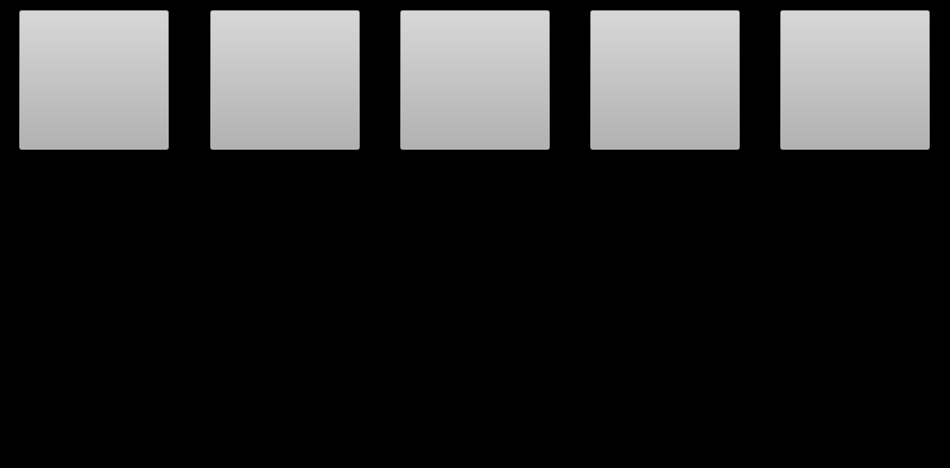
<?xml version="1.0" encoding="UTF-8"?>
<ui version="4.0">
 <class>MainWindow</class>
 <widget class="QMainWindow" name="MainWindow">
  <property name="geometry">
   <rect>
    <x>0</x>
    <y>0</y>
    <width>950</width>
    <height>468</height>
   </rect>
  </property>
  <property name="windowTitle">
   <string>MainWindow</string>
  </property>
  <property name="styleSheet">
   <string notr="true">	 background-color: rgb(0, 0, 0); </string>
  </property>
  <widget class="QWidget" name="centralWidget">
   <widget class="QWidget" name="horizontalLayoutWidget_2">
    <property name="geometry">
     <rect>
      <x>20</x>
      <y>160</y>
      <width>910</width>
      <height>300</height>
     </rect>
    </property>
    <layout class="QHBoxLayout" name="horizontalLayout_2">
     <item>
      <widget class="QStackedWidget" name="stackedWidget">
       <widget class="QWidget" name="page"/>
       <widget class="QWidget" name="page_2"/>
      </widget>
     </item>
    </layout>
   </widget>
   <widget class="QToolButton" name="toolButton">
    <property name="geometry">
     <rect>
      <x>400</x>
      <y>10</y>
      <width>150</width>
      <height>140</height>
     </rect>
    </property>
    <property name="styleSheet">
     <string notr="true">QToolButton{ background-color: rgb(179, 179, 179); }</string>
    </property>
    <property name="text">
     <string/>
    </property>
    <property name="icon">
     <iconset>
      <normaloff>../../../apaul/Pictures/images/play.png</normaloff>../../../apaul/Pictures/images/play.png</iconset>
    </property>
    <property name="iconSize">
     <size>
      <width>128</width>
      <height>128</height>
     </size>
    </property>
   </widget>
   <widget class="QToolButton" name="toolButton_2">
    <property name="geometry">
     <rect>
      <x>2660</x>
      <y>640</y>
      <width>111</width>
      <height>130</height>
     </rect>
    </property>
    <property name="text">
     <string>...</string>
    </property>
   </widget>
   <widget class="QToolButton" name="toolButton_5">
    <property name="geometry">
     <rect>
      <x>19</x>
      <y>10</y>
      <width>150</width>
      <height>140</height>
     </rect>
    </property>
    <property name="font">
     <font>
      <stylestrategy>PreferDefault</stylestrategy>
     </font>
    </property>
    <property name="styleSheet">
     <string notr="true">QToolButton{ background-color: rgb(179, 179, 179); }</string>
    </property>
    <property name="text">
     <string/>
    </property>
    <property name="icon">
     <iconset>
      <normaloff>../../../apaul/Pictures/images/bus.png</normaloff>../../../apaul/Pictures/images/bus.png</iconset>
    </property>
    <property name="iconSize">
     <size>
      <width>128</width>
      <height>128</height>
     </size>
    </property>
    <property name="checkable">
     <bool>false</bool>
    </property>
   </widget>
   <widget class="QToolButton" name="toolButton_6">
    <property name="geometry">
     <rect>
      <x>210</x>
      <y>10</y>
      <width>150</width>
      <height>140</height>
     </rect>
    </property>
    <property name="styleSheet">
     <string notr="true">QToolButton{ background-color: rgb(179, 179, 179); }</string>
    </property>
    <property name="text">
     <string/>
    </property>
    <property name="icon">
     <iconset>
      <normaloff>../../../apaul/Pictures/images/camera.png</normaloff>../../../apaul/Pictures/images/camera.png</iconset>
    </property>
    <property name="iconSize">
     <size>
      <width>128</width>
      <height>128</height>
     </size>
    </property>
   </widget>
   <widget class="QToolButton" name="toolButton_7">
    <property name="geometry">
     <rect>
      <x>590</x>
      <y>10</y>
      <width>150</width>
      <height>140</height>
     </rect>
    </property>
    <property name="styleSheet">
     <string notr="true">QToolButton{ background-color: rgb(179, 179, 179); }</string>
    </property>
    <property name="text">
     <string/>
    </property>
    <property name="icon">
     <iconset>
      <normaloff>../../../apaul/Pictures/images/call.png</normaloff>../../../apaul/Pictures/images/call.png</iconset>
    </property>
    <property name="iconSize">
     <size>
      <width>128</width>
      <height>128</height>
     </size>
    </property>
   </widget>
   <widget class="QToolButton" name="toolButton_8">
    <property name="geometry">
     <rect>
      <x>780</x>
      <y>10</y>
      <width>150</width>
      <height>140</height>
     </rect>
    </property>
    <property name="styleSheet">
     <string notr="true">QToolButton{ background-color: rgb(179, 179, 179); }</string>
    </property>
    <property name="text">
     <string/>
    </property>
    <property name="icon">
     <iconset>
      <normaloff>../../../apaul/Pictures/images/info.png</normaloff>../../../apaul/Pictures/images/info.png</iconset>
    </property>
    <property name="iconSize">
     <size>
      <width>128</width>
      <height>128</height>
     </size>
    </property>
   </widget>
  </widget>
 </widget>
 <layoutdefault spacing="6" margin="11"/>
 <resources/>
 <connections/>
</ui>
